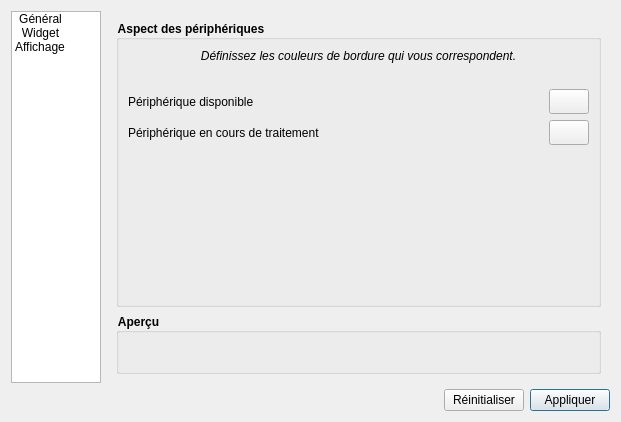
<?xml version="1.0" encoding="UTF-8"?>
<ui version="4.0">
 <class>SettingsDialog</class>
 <widget class="QDialog" name="SettingsDialog">
  <property name="geometry">
   <rect>
    <x>0</x>
    <y>0</y>
    <width>619</width>
    <height>403</height>
   </rect>
  </property>
  <property name="sizePolicy">
   <sizepolicy hsizetype="Fixed" vsizetype="Fixed">
    <horstretch>0</horstretch>
    <verstretch>0</verstretch>
   </sizepolicy>
  </property>
  <property name="windowTitle">
   <string>Paramètres</string>
  </property>
  <property name="windowIcon">
   <iconset resource="../../../resources.qrc">
    <normaloff>:/images/icons/wrench.png</normaloff>:/images/icons/wrench.png</iconset>
  </property>
  <property name="autoFillBackground">
   <bool>false</bool>
  </property>
  <property name="styleSheet">
   <string notr="true"/>
  </property>
  <property name="modal">
   <bool>true</bool>
  </property>
  <layout class="QVBoxLayout" name="verticalLayout">
   <item>
    <layout class="QHBoxLayout" name="horizontalLayout">
     <item>
      <widget class="QListWidget" name="listWidget">
       <property name="sizePolicy">
        <sizepolicy hsizetype="Fixed" vsizetype="Expanding">
         <horstretch>0</horstretch>
         <verstretch>0</verstretch>
        </sizepolicy>
       </property>
       <property name="minimumSize">
        <size>
         <width>90</width>
         <height>275</height>
        </size>
       </property>
       <property name="maximumSize">
        <size>
         <width>90</width>
         <height>16777215</height>
        </size>
       </property>
       <property name="frameShape">
        <enum>QFrame::StyledPanel</enum>
       </property>
       <property name="verticalScrollBarPolicy">
        <enum>Qt::ScrollBarAlwaysOff</enum>
       </property>
       <property name="horizontalScrollBarPolicy">
        <enum>Qt::ScrollBarAlwaysOff</enum>
       </property>
       <property name="editTriggers">
        <set>QAbstractItemView::NoEditTriggers</set>
       </property>
       <property name="showDropIndicator" stdset="0">
        <bool>false</bool>
       </property>
       <property name="alternatingRowColors">
        <bool>false</bool>
       </property>
       <property name="iconSize">
        <size>
         <width>55</width>
         <height>55</height>
        </size>
       </property>
       <property name="movement">
        <enum>QListView::Static</enum>
       </property>
       <property name="flow">
        <enum>QListView::LeftToRight</enum>
       </property>
       <property name="isWrapping" stdset="0">
        <bool>true</bool>
       </property>
       <property name="layoutMode">
        <enum>QListView::SinglePass</enum>
       </property>
       <property name="spacing">
        <number>12</number>
       </property>
       <property name="viewMode">
        <enum>QListView::IconMode</enum>
       </property>
       <property name="uniformItemSizes">
        <bool>true</bool>
       </property>
       <property name="selectionRectVisible">
        <bool>false</bool>
       </property>
       <property name="currentRow">
        <number>-1</number>
       </property>
       <item>
        <property name="text">
         <string>Général</string>
        </property>
        <property name="textAlignment">
         <set>AlignHCenter|AlignVCenter|AlignCenter</set>
        </property>
        <property name="icon">
         <iconset resource="../../../resources.qrc">
          <normaloff>:/images/other/general_settings.png</normaloff>:/images/other/general_settings.png</iconset>
        </property>
       </item>
       <item>
        <property name="text">
         <string>Widget</string>
        </property>
        <property name="textAlignment">
         <set>AlignHCenter|AlignVCenter|AlignCenter</set>
        </property>
        <property name="icon">
         <iconset resource="../../../resources.qrc">
          <normaloff>:/images/other/widgetIcon.png</normaloff>:/images/other/widgetIcon.png</iconset>
        </property>
       </item>
       <item>
        <property name="text">
         <string>Affichage</string>
        </property>
        <property name="textAlignment">
         <set>AlignHCenter|AlignVCenter|AlignCenter</set>
        </property>
        <property name="icon">
         <iconset resource="../../../resources.qrc">
          <normaloff>:/images/other/colors_settings.png</normaloff>:/images/other/colors_settings.png</iconset>
        </property>
        <property name="flags">
         <set>ItemIsSelectable|ItemIsEnabled</set>
        </property>
       </item>
      </widget>
     </item>
     <item>
      <widget class="QStackedWidget" name="stackedWidget">
       <property name="currentIndex">
        <number>2</number>
       </property>
       <widget class="QWidget" name="global_settings">
        <layout class="QVBoxLayout" name="verticalLayout_2">
         <property name="spacing">
          <number>6</number>
         </property>
         <property name="leftMargin">
          <number>9</number>
         </property>
         <property name="topMargin">
          <number>9</number>
         </property>
         <property name="rightMargin">
          <number>9</number>
         </property>
         <property name="bottomMargin">
          <number>9</number>
         </property>
         <item>
          <widget class="QGroupBox" name="groupBox">
           <property name="font">
            <font>
             <weight>75</weight>
             <bold>true</bold>
            </font>
           </property>
           <property name="styleSheet">
            <string notr="true">QGroupBox
{

    font-weight: bold;
}</string>
           </property>
           <property name="title">
            <string>Configuration générale </string>
           </property>
           <property name="flat">
            <bool>false</bool>
           </property>
           <layout class="QVBoxLayout" name="verticalLayout_3">
            <item>
             <widget class="QCheckBox" name="trayIconEnabled">
              <property name="text">
               <string>Garder l'application ouverte dans la zone de notifications</string>
              </property>
              <property name="checked">
               <bool>true</bool>
              </property>
             </widget>
            </item>
            <item>
             <layout class="QHBoxLayout" name="horizontalLayout_2">
              <item>
               <widget class="QCheckBox" name="logEnabled">
                <property name="text">
                 <string>Autoriser les logs (aucun accès internet)</string>
                </property>
                <property name="checked">
                 <bool>true</bool>
                </property>
               </widget>
              </item>
              <item>
               <spacer name="horizontalSpacer_5">
                <property name="orientation">
                 <enum>Qt::Horizontal</enum>
                </property>
                <property name="sizeHint" stdset="0">
                 <size>
                  <width>40</width>
                  <height>0</height>
                 </size>
                </property>
               </spacer>
              </item>
              <item>
               <widget class="QPushButton" name="openLogButton">
                <property name="toolTip">
                 <string/>
                </property>
                <property name="text">
                 <string>Ouvrir le fichier de log</string>
                </property>
                <property name="icon">
                 <iconset resource="../../../resources.qrc">
                  <normaloff>:/images/icons/terminal.png</normaloff>:/images/icons/terminal.png</iconset>
                </property>
               </widget>
              </item>
             </layout>
            </item>
            <item>
             <widget class="QCheckBox" name="searchUpdateAtLaunch">
              <property name="text">
               <string>Vérifier les mises à jour au démarrage</string>
              </property>
              <property name="checked">
               <bool>true</bool>
              </property>
             </widget>
            </item>
            <item>
             <widget class="QCheckBox" name="startAtBoot">
              <property name="text">
               <string>Lancer Files Drag &amp;&amp; Drop au démarrage du système</string>
              </property>
             </widget>
            </item>
            <item>
             <widget class="QCheckBox" name="startMinimized">
              <property name="text">
               <string>Démarrer en mode minimisé</string>
              </property>
             </widget>
            </item>
           </layout>
          </widget>
         </item>
         <item>
          <widget class="QGroupBox" name="groupBox_2">
           <property name="font">
            <font>
             <weight>75</weight>
             <bold>true</bold>
            </font>
           </property>
           <property name="styleSheet">
            <string notr="true">QGroupBox
{

    font-weight: bold;
}</string>
           </property>
           <property name="title">
            <string>Réception</string>
           </property>
           <layout class="QVBoxLayout" name="verticalLayout_5">
            <item>
             <widget class="QCheckBox" name="startServiceAtLaunch">
              <property name="sizePolicy">
               <sizepolicy hsizetype="Preferred" vsizetype="Fixed">
                <horstretch>0</horstretch>
                <verstretch>0</verstretch>
               </sizepolicy>
              </property>
              <property name="text">
               <string>Activer la réception au lancement de l'application</string>
              </property>
              <property name="checked">
               <bool>true</bool>
              </property>
             </widget>
            </item>
            <item>
             <widget class="QCheckBox" name="autoOpenFiles">
              <property name="text">
               <string>Ouvrir automatiquement les fichiers reçus (uniquement si un seul fichier transféré)</string>
              </property>
              <property name="checked">
               <bool>true</bool>
              </property>
             </widget>
            </item>
            <item>
             <spacer name="verticalSpacer_2">
              <property name="orientation">
               <enum>Qt::Vertical</enum>
              </property>
              <property name="sizeType">
               <enum>QSizePolicy::Fixed</enum>
              </property>
              <property name="sizeHint" stdset="0">
               <size>
                <width>20</width>
                <height>10</height>
               </size>
              </property>
             </spacer>
            </item>
            <item>
             <layout class="QHBoxLayout" name="horizontalLayout_11">
              <item>
               <widget class="QLabel" name="label_8">
                <property name="text">
                 <string>Dossier de destination :</string>
                </property>
               </widget>
              </item>
              <item>
               <spacer name="horizontalSpacer_12">
                <property name="orientation">
                 <enum>Qt::Horizontal</enum>
                </property>
                <property name="sizeType">
                 <enum>QSizePolicy::Expanding</enum>
                </property>
                <property name="sizeHint" stdset="0">
                 <size>
                  <width>40</width>
                  <height>20</height>
                 </size>
                </property>
               </spacer>
              </item>
              <item>
               <widget class="QLineEdit" name="destFolderArea">
                <property name="sizePolicy">
                 <sizepolicy hsizetype="Preferred" vsizetype="Fixed">
                  <horstretch>0</horstretch>
                  <verstretch>0</verstretch>
                 </sizepolicy>
                </property>
                <property name="text">
                 <string>filesdnd_download</string>
                </property>
                <property name="readOnly">
                 <bool>true</bool>
                </property>
               </widget>
              </item>
              <item>
               <widget class="QPushButton" name="destFolderButton">
                <property name="text">
                 <string/>
                </property>
                <property name="icon">
                 <iconset resource="../../../resources.qrc">
                  <normaloff>:/images/icons/folder-horizontal-open.png</normaloff>:/images/icons/folder-horizontal-open.png</iconset>
                </property>
               </widget>
              </item>
             </layout>
            </item>
            <item>
             <layout class="QHBoxLayout" name="horizontalLayout_10">
              <item>
               <widget class="QLabel" name="label_7">
                <property name="text">
                 <string>Nom du périphérique :</string>
                </property>
               </widget>
              </item>
              <item>
               <spacer name="horizontalSpacer_11">
                <property name="orientation">
                 <enum>Qt::Horizontal</enum>
                </property>
                <property name="sizeType">
                 <enum>QSizePolicy::Expanding</enum>
                </property>
                <property name="sizeHint" stdset="0">
                 <size>
                  <width>40</width>
                  <height>20</height>
                 </size>
                </property>
               </spacer>
              </item>
              <item>
               <widget class="QLineEdit" name="serviceDeviceName">
                <property name="sizePolicy">
                 <sizepolicy hsizetype="Preferred" vsizetype="Fixed">
                  <horstretch>0</horstretch>
                  <verstretch>0</verstretch>
                 </sizepolicy>
                </property>
                <property name="inputMask">
                 <string/>
                </property>
                <property name="text">
                 <string/>
                </property>
                <property name="maxLength">
                 <number>20</number>
                </property>
                <property name="placeholderText">
                 <string>Nom du périphérique ...</string>
                </property>
               </widget>
              </item>
             </layout>
            </item>
            <item>
             <layout class="QHBoxLayout" name="horizontalLayout_5">
              <item>
               <widget class="QLabel" name="label_3">
                <property name="text">
                 <string>Afficher l'historique des transferts entrants :</string>
                </property>
               </widget>
              </item>
              <item>
               <spacer name="horizontalSpacer_4">
                <property name="orientation">
                 <enum>Qt::Horizontal</enum>
                </property>
                <property name="sizeType">
                 <enum>QSizePolicy::Expanding</enum>
                </property>
                <property name="sizeHint" stdset="0">
                 <size>
                  <width>20</width>
                  <height>20</height>
                 </size>
                </property>
               </spacer>
              </item>
              <item>
               <widget class="QComboBox" name="historyDisplay">
                <item>
                 <property name="text">
                  <string>Quand le service est lancé</string>
                 </property>
                </item>
                <item>
                 <property name="text">
                  <string>Toujours</string>
                 </property>
                </item>
                <item>
                 <property name="text">
                  <string>Jamais</string>
                 </property>
                </item>
               </widget>
              </item>
             </layout>
            </item>
           </layout>
          </widget>
         </item>
        </layout>
       </widget>
       <widget class="QWidget" name="widget_settings">
        <layout class="QVBoxLayout" name="verticalLayout_4">
         <property name="leftMargin">
          <number>9</number>
         </property>
         <property name="topMargin">
          <number>9</number>
         </property>
         <property name="rightMargin">
          <number>9</number>
         </property>
         <property name="bottomMargin">
          <number>9</number>
         </property>
         <item>
          <widget class="QGroupBox" name="broupBox">
           <property name="enabled">
            <bool>true</bool>
           </property>
           <property name="styleSheet">
            <string notr="true">QGroupBox
{

    font-weight: bold;
}</string>
           </property>
           <property name="title">
            <string>Configuration des Widgets</string>
           </property>
           <property name="checkable">
            <bool>false</bool>
           </property>
           <property name="checked">
            <bool>false</bool>
           </property>
           <layout class="QVBoxLayout" name="verticalLayout_8">
            <item>
             <widget class="QLabel" name="label">
              <property name="text">
               <string>&lt;html&gt;&lt;head/&gt;&lt;body&gt;&lt;p align=&quot;center&quot;&gt;&lt;span style=&quot; font-style:italic;&quot;&gt;Les widgets permettent un accès rapide aux périphériques enregistrés sur le réseau.&lt;br/&gt;(Ils seront visible si la fenêtre principale de l'application est fermée)&lt;/span&gt;&lt;/p&gt;&lt;p align=&quot;center&quot;&gt;&lt;span style=&quot; font-weight:600;&quot;&gt;Les Widgets peuvent être activés ou désactivés à partir de chaque &lt;br/&gt;périphérique sur la vue principale (bouton en bas a droite).&lt;/span&gt;&lt;/p&gt;&lt;/body&gt;&lt;/html&gt;</string>
              </property>
             </widget>
            </item>
            <item>
             <spacer name="verticalSpacer_3">
              <property name="orientation">
               <enum>Qt::Vertical</enum>
              </property>
              <property name="sizeType">
               <enum>QSizePolicy::Fixed</enum>
              </property>
              <property name="sizeHint" stdset="0">
               <size>
                <width>20</width>
                <height>15</height>
               </size>
              </property>
             </spacer>
            </item>
            <item>
             <widget class="QWidget" name="errorMessage" native="true">
              <layout class="QHBoxLayout" name="horizontalLayout_3">
               <item>
                <spacer name="horizontalSpacer_2">
                 <property name="orientation">
                  <enum>Qt::Horizontal</enum>
                 </property>
                 <property name="sizeHint" stdset="0">
                  <size>
                   <width>40</width>
                   <height>20</height>
                  </size>
                 </property>
                </spacer>
               </item>
               <item>
                <widget class="QLabel" name="label_9">
                 <property name="sizePolicy">
                  <sizepolicy hsizetype="Fixed" vsizetype="Fixed">
                   <horstretch>0</horstretch>
                   <verstretch>0</verstretch>
                  </sizepolicy>
                 </property>
                 <property name="minimumSize">
                  <size>
                   <width>24</width>
                   <height>24</height>
                  </size>
                 </property>
                 <property name="maximumSize">
                  <size>
                   <width>24</width>
                   <height>24</height>
                  </size>
                 </property>
                 <property name="text">
                  <string/>
                 </property>
                 <property name="pixmap">
                  <pixmap resource="../../../resources.qrc">:/images/icons/alert.png</pixmap>
                 </property>
                 <property name="scaledContents">
                  <bool>true</bool>
                 </property>
                </widget>
               </item>
               <item>
                <widget class="QLabel" name="label_2">
                 <property name="text">
                  <string>&lt;html&gt;&lt;head/&gt;&lt;body&gt;&lt;p align=&quot;center&quot;&gt;&lt;span style=&quot; color:#aa0000;&quot;&gt;Le widget est actif uniquement si l'application est présente &lt;br/&gt;dans la zone de notifications.&lt;/span&gt;&lt;/p&gt;&lt;/body&gt;&lt;/html&gt;</string>
                 </property>
                </widget>
               </item>
               <item>
                <spacer name="horizontalSpacer_3">
                 <property name="orientation">
                  <enum>Qt::Horizontal</enum>
                 </property>
                 <property name="sizeHint" stdset="0">
                  <size>
                   <width>40</width>
                   <height>20</height>
                  </size>
                 </property>
                </spacer>
               </item>
              </layout>
             </widget>
            </item>
            <item>
             <widget class="QCheckBox" name="widgetEnabled">
              <property name="text">
               <string>Afficher les Widgets activés quand l'application est fermée</string>
              </property>
              <property name="checked">
               <bool>true</bool>
              </property>
             </widget>
            </item>
            <item>
             <widget class="QCheckBox" name="widgetForeground">
              <property name="text">
               <string>Toujours afficher les widgets au premier plan</string>
              </property>
              <property name="checked">
               <bool>true</bool>
              </property>
             </widget>
            </item>
            <item>
             <spacer name="verticalSpacer_5">
              <property name="orientation">
               <enum>Qt::Vertical</enum>
              </property>
              <property name="sizeHint" stdset="0">
               <size>
                <width>20</width>
                <height>40</height>
               </size>
              </property>
             </spacer>
            </item>
           </layout>
          </widget>
         </item>
        </layout>
       </widget>
       <widget class="QWidget" name="display_settings">
        <layout class="QVBoxLayout" name="verticalLayout_7">
         <item>
          <widget class="QGroupBox" name="groupBox_3">
           <property name="styleSheet">
            <string notr="true">QGroupBox
{

    font-weight: bold;
}</string>
           </property>
           <property name="title">
            <string>Aspect des périphériques</string>
           </property>
           <layout class="QVBoxLayout" name="verticalLayout_6">
            <item>
             <widget class="QLabel" name="label_6">
              <property name="text">
               <string>&lt;html&gt;&lt;head/&gt;&lt;body&gt;&lt;p align=&quot;center&quot;&gt;&lt;span style=&quot; font-style:italic;&quot;&gt;Définissez les couleurs de bordure qui vous correspondent.&lt;/span&gt;&lt;/p&gt;&lt;/body&gt;&lt;/html&gt;</string>
              </property>
             </widget>
            </item>
            <item>
             <spacer name="verticalSpacer_4">
              <property name="orientation">
               <enum>Qt::Vertical</enum>
              </property>
              <property name="sizeType">
               <enum>QSizePolicy::Fixed</enum>
              </property>
              <property name="sizeHint" stdset="0">
               <size>
                <width>20</width>
                <height>20</height>
               </size>
              </property>
             </spacer>
            </item>
            <item>
             <layout class="QHBoxLayout" name="horizontalLayout_8">
              <item>
               <widget class="QLabel" name="label_4">
                <property name="text">
                 <string>Périphérique disponible</string>
                </property>
               </widget>
              </item>
              <item>
               <spacer name="horizontalSpacer_9">
                <property name="orientation">
                 <enum>Qt::Horizontal</enum>
                </property>
                <property name="sizeType">
                 <enum>QSizePolicy::Expanding</enum>
                </property>
                <property name="sizeHint" stdset="0">
                 <size>
                  <width>40</width>
                  <height>20</height>
                 </size>
                </property>
               </spacer>
              </item>
              <item>
               <widget class="QPushButton" name="availableColor">
                <property name="sizePolicy">
                 <sizepolicy hsizetype="Fixed" vsizetype="Fixed">
                  <horstretch>0</horstretch>
                  <verstretch>0</verstretch>
                 </sizepolicy>
                </property>
                <property name="minimumSize">
                 <size>
                  <width>35</width>
                  <height>25</height>
                 </size>
                </property>
                <property name="text">
                 <string/>
                </property>
                <property name="flat">
                 <bool>false</bool>
                </property>
               </widget>
              </item>
             </layout>
            </item>
            <item>
             <layout class="QHBoxLayout" name="horizontalLayout_9">
              <item>
               <widget class="QLabel" name="label_5">
                <property name="text">
                 <string>Périphérique en cours de traitement</string>
                </property>
               </widget>
              </item>
              <item>
               <spacer name="horizontalSpacer_10">
                <property name="orientation">
                 <enum>Qt::Horizontal</enum>
                </property>
                <property name="sizeType">
                 <enum>QSizePolicy::Expanding</enum>
                </property>
                <property name="sizeHint" stdset="0">
                 <size>
                  <width>40</width>
                  <height>20</height>
                 </size>
                </property>
               </spacer>
              </item>
              <item>
               <widget class="QPushButton" name="unavailableColor">
                <property name="sizePolicy">
                 <sizepolicy hsizetype="Fixed" vsizetype="Fixed">
                  <horstretch>0</horstretch>
                  <verstretch>0</verstretch>
                 </sizepolicy>
                </property>
                <property name="minimumSize">
                 <size>
                  <width>35</width>
                  <height>25</height>
                 </size>
                </property>
                <property name="text">
                 <string/>
                </property>
               </widget>
              </item>
             </layout>
            </item>
            <item>
             <spacer name="verticalSpacer">
              <property name="orientation">
               <enum>Qt::Vertical</enum>
              </property>
              <property name="sizeHint" stdset="0">
               <size>
                <width>20</width>
                <height>40</height>
               </size>
              </property>
             </spacer>
            </item>
           </layout>
          </widget>
         </item>
         <item>
          <widget class="QGroupBox" name="overView">
           <property name="styleSheet">
            <string notr="true">QGroupBox
{

    font-weight: bold;
}</string>
           </property>
           <property name="title">
            <string>Aperçu</string>
           </property>
           <layout class="QHBoxLayout" name="horizontalLayout_7">
            <item>
             <spacer name="horizontalSpacer_6">
              <property name="orientation">
               <enum>Qt::Horizontal</enum>
              </property>
              <property name="sizeHint" stdset="0">
               <size>
                <width>40</width>
                <height>20</height>
               </size>
              </property>
             </spacer>
            </item>
            <item>
             <layout class="QHBoxLayout" name="availableDevice"/>
            </item>
            <item>
             <spacer name="horizontalSpacer_8">
              <property name="orientation">
               <enum>Qt::Horizontal</enum>
              </property>
              <property name="sizeHint" stdset="0">
               <size>
                <width>20</width>
                <height>20</height>
               </size>
              </property>
             </spacer>
            </item>
            <item>
             <layout class="QHBoxLayout" name="unavailableDevice"/>
            </item>
            <item>
             <spacer name="horizontalSpacer_7">
              <property name="orientation">
               <enum>Qt::Horizontal</enum>
              </property>
              <property name="sizeHint" stdset="0">
               <size>
                <width>40</width>
                <height>20</height>
               </size>
              </property>
             </spacer>
            </item>
           </layout>
          </widget>
         </item>
        </layout>
       </widget>
      </widget>
     </item>
    </layout>
   </item>
   <item>
    <layout class="QHBoxLayout" name="horizontalLayout_4">
     <item>
      <spacer name="horizontalSpacer">
       <property name="orientation">
        <enum>Qt::Horizontal</enum>
       </property>
       <property name="sizeType">
        <enum>QSizePolicy::Expanding</enum>
       </property>
       <property name="sizeHint" stdset="0">
        <size>
         <width>40</width>
         <height>20</height>
        </size>
       </property>
      </spacer>
     </item>
     <item>
      <widget class="QPushButton" name="reset">
       <property name="sizePolicy">
        <sizepolicy hsizetype="Preferred" vsizetype="Fixed">
         <horstretch>0</horstretch>
         <verstretch>0</verstretch>
        </sizepolicy>
       </property>
       <property name="text">
        <string>Réinitialiser</string>
       </property>
       <property name="autoDefault">
        <bool>false</bool>
       </property>
      </widget>
     </item>
     <item>
      <widget class="QPushButton" name="apply">
       <property name="sizePolicy">
        <sizepolicy hsizetype="Preferred" vsizetype="Fixed">
         <horstretch>0</horstretch>
         <verstretch>0</verstretch>
        </sizepolicy>
       </property>
       <property name="text">
        <string>Appliquer</string>
       </property>
       <property name="autoDefault">
        <bool>false</bool>
       </property>
       <property name="default">
        <bool>true</bool>
       </property>
      </widget>
     </item>
    </layout>
   </item>
  </layout>
 </widget>
 <resources>
  <include location="../../../resources.qrc"/>
 </resources>
 <connections>
  <connection>
   <sender>listWidget</sender>
   <signal>currentRowChanged(int)</signal>
   <receiver>stackedWidget</receiver>
   <slot>setCurrentIndex(int)</slot>
   <hints>
    <hint type="sourcelabel">
     <x>81</x>
     <y>228</y>
    </hint>
    <hint type="destinationlabel">
     <x>246</x>
     <y>139</y>
    </hint>
   </hints>
  </connection>
 </connections>
</ui>
